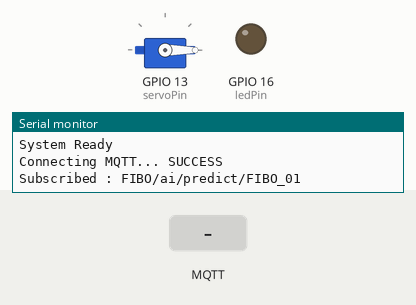
Recording of a sketch running on a simulated ESP32. Parts: servo, output pins drawn as LEDs (lit = HIGH), the last lines printed to the serial monitor. Inputs (shaded band) come from the test bench. WiFi joins after 1.5 s; servers stay silent unless stated; no MQTT or app messages arrive unless stated.

Above: at 3.7 s.
3.8 s: MQTT message "1" arrives on the first subscribed topic
At 4.7 s:
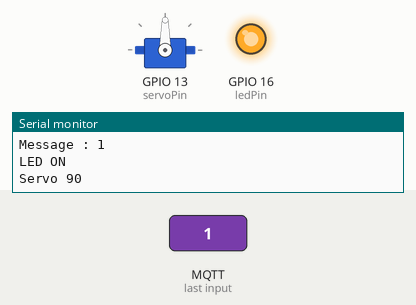
5.3 s: MQTT message "0" arrives on the first subscribed topic
At 5.9 s:
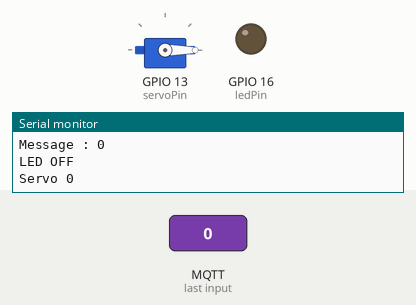
Timing chart, 0 to 8.3 s (numbered marks = the images above; inputs shaded):
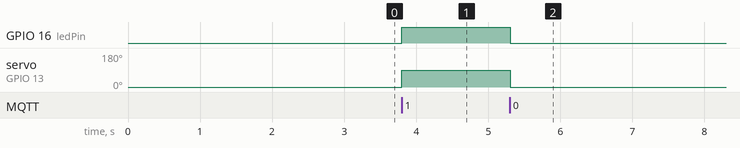

Measured:
- after the input at 3.8 s, GPIO 16 (ledPin): LOW → HIGH at once; servo on GPIO 13 (servoPin): 0° → 90° at once
- after the input at 5.3 s, GPIO 16 (ledPin): HIGH → LOW at once; servo on GPIO 13 (servoPin): 90° → 0° at once

The sketch:

MQTT_AI_Servo.ino
```cpp
#include <WiFi.h>
#include <PubSubClient.h>
#include <ESP32Servo.h>

// =====================
// WiFi
// =====================
const char* ssid = "fiborobotlab_2.4G";
const char* password = "fiborobotlab";

// =====================
// MQTT
// =====================
const char* mqtt_server = "broker.hivemq.com";
const int mqtt_port = 1883;
const char* mqtt_topic = "FIBO/ai/predict/FIBO_01";

// =====================
// Servo + LED
// =====================
Servo myServo;
const int servoPin = 13;
const int ledPin = 16;

// =====================
WiFiClient espClient;
PubSubClient client(espClient);

unsigned long lastWifiCheck = 0;
unsigned long lastMqttCheck = 0;

void connectWiFi()
{
  Serial.println("\n====================");
  Serial.println("Connecting WiFi");
  Serial.println("====================");

  WiFi.mode(WIFI_STA);
  WiFi.setSleep(false);

  WiFi.disconnect(true);
  delay(1000);

  WiFi.begin(ssid, password);

  int retry = 0;

  while (WiFi.status() != WL_CONNECTED && retry < 30)
  {
    delay(500);
    Serial.print(".");
    retry++;
  }

  Serial.println();

  if (WiFi.status() == WL_CONNECTED)
  {
    Serial.println("WiFi Connected");
    Serial.print("IP Address : ");
    Serial.println(WiFi.localIP());
    Serial.print("RSSI : ");
    Serial.println(WiFi.RSSI());
  }
  else
  {
    Serial.println("WiFi Connection Failed");
    Serial.print("Status Code : ");
    Serial.println(WiFi.status());
  }
}

void callback(char* topic, byte* payload, unsigned int length)
{
  String msg = "";

  for (unsigned int i = 0; i < length; i++)
  {
    msg += (char)payload[i];
  }

  Serial.println("--------------------------------");
  Serial.print("Topic : ");
  Serial.println(topic);

  Serial.print("Message : ");
  Serial.println(msg);

  if (msg == "0")
  {
    digitalWrite(ledPin, LOW);
    myServo.write(0);

    Serial.println("LED OFF");
    Serial.println("Servo 0");
  }
  else if (msg == "1")
  {
    digitalWrite(ledPin, HIGH);
    myServo.write(90);

    Serial.println("LED ON");
    Serial.println("Servo 90");
  }
}

void reconnectMQTT()
{
  if (WiFi.status() != WL_CONNECTED)
  {
    return;
  }

  while (!client.connected())
  {
    Serial.print("Connecting MQTT...");

    String clientId = "ESP32-";
    clientId += String((uint32_t)ESP.getEfuseMac(), HEX);

    if (client.connect(clientId.c_str()))
    {
      Serial.println(" SUCCESS");

      client.subscribe(mqtt_topic);

      Serial.print("Subscribed : ");
      Serial.println(mqtt_topic);
    }
    else
    {
      Serial.print(" FAILED rc=");
      Serial.println(client.state());

      delay(3000);
    }
  }
}

void setup()
{
  Serial.begin(115200);

  pinMode(ledPin, OUTPUT);
  digitalWrite(ledPin, LOW);

  ESP32PWM::allocateTimer(0);

  myServo.setPeriodHertz(50);
  myServo.attach(servoPin, 500, 2400);
  myServo.write(0);

  connectWiFi();

  client.setServer(mqtt_server, mqtt_port);
  client.setCallback(callback);

  Serial.println("System Ready");
}

void loop()
{
  if (millis() - lastWifiCheck > 5000)
  {
    lastWifiCheck = millis();

    if (WiFi.status() != WL_CONNECTED)
    {
      Serial.println("WiFi Lost -> Reconnecting");
      connectWiFi();
    }
  }

  if (millis() - lastMqttCheck > 3000)
  {
    lastMqttCheck = millis();

    if (!client.connected())
    {
      reconnectMQTT();
    }
  }

  client.loop();
}
```
